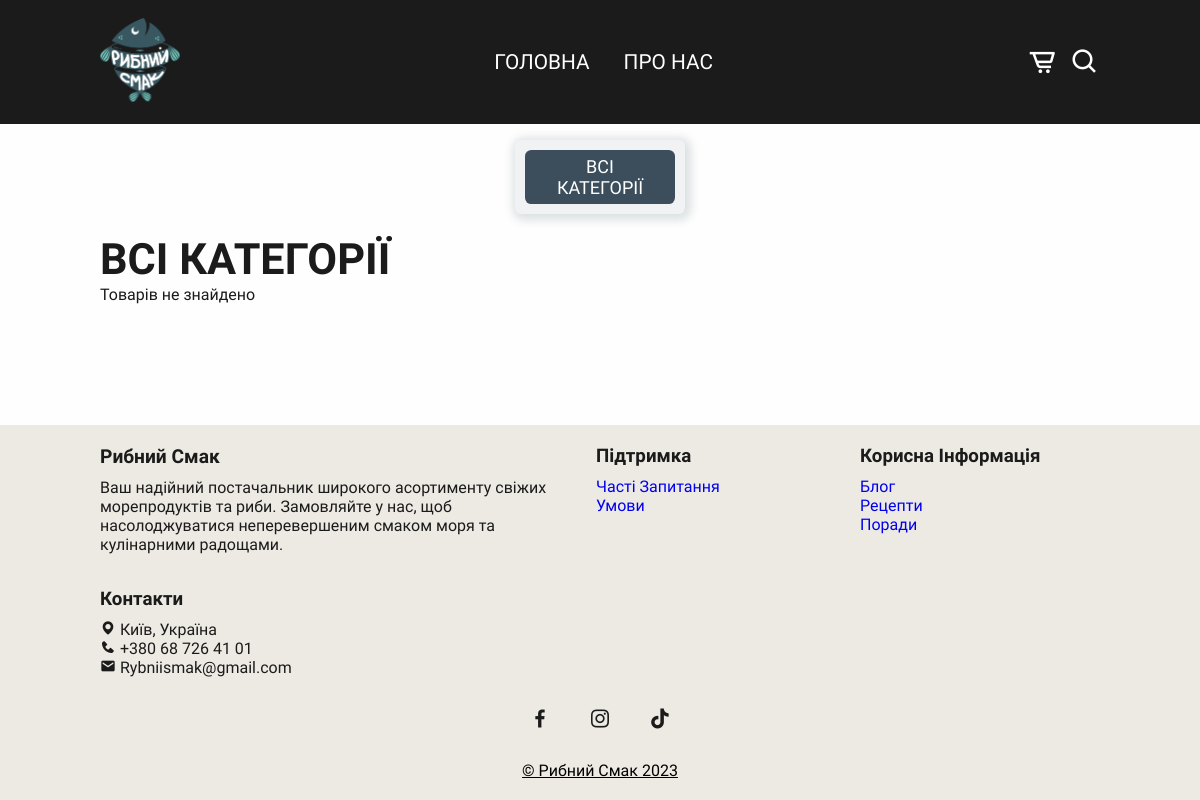
The app's page /products/all, older data.
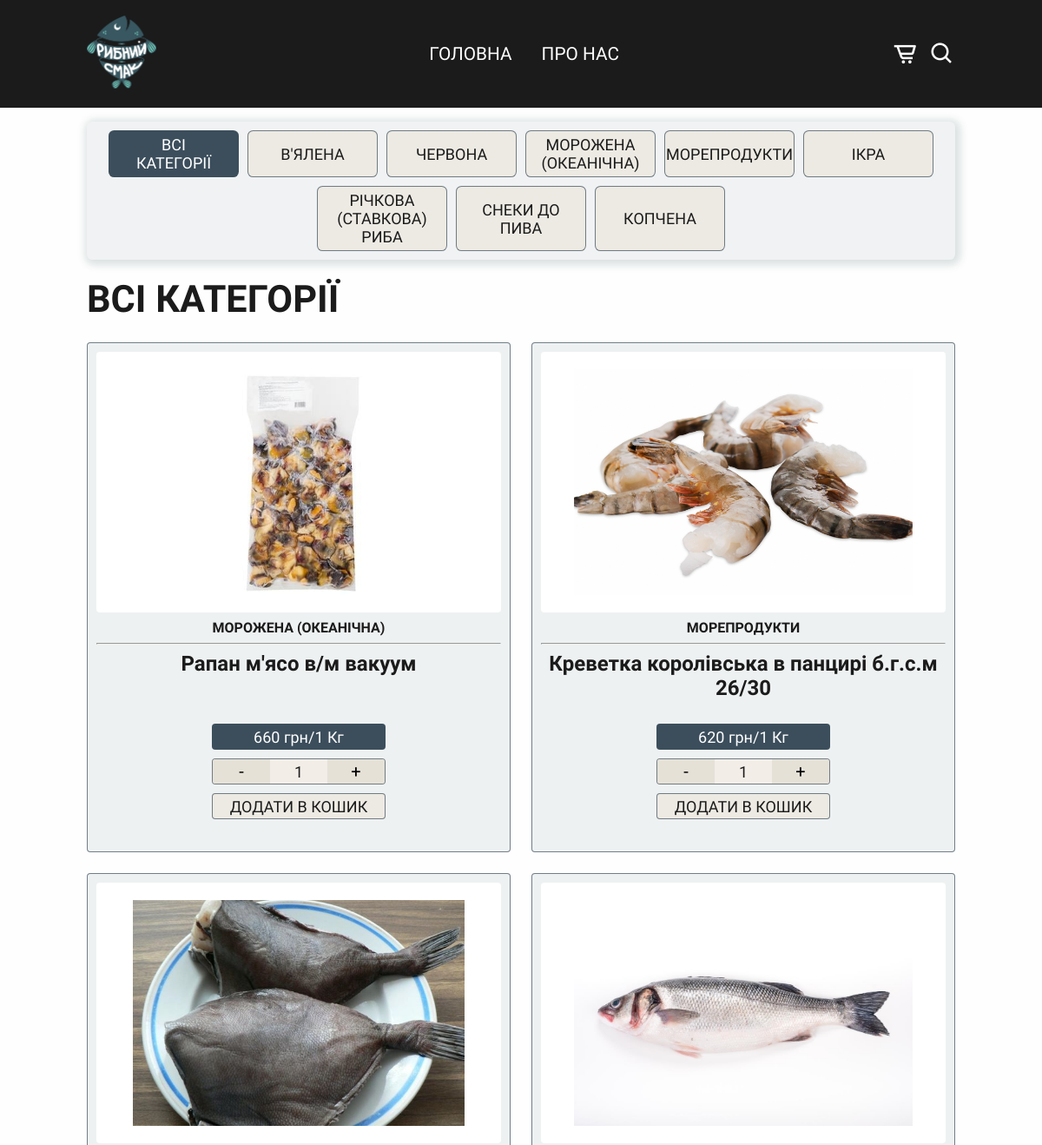
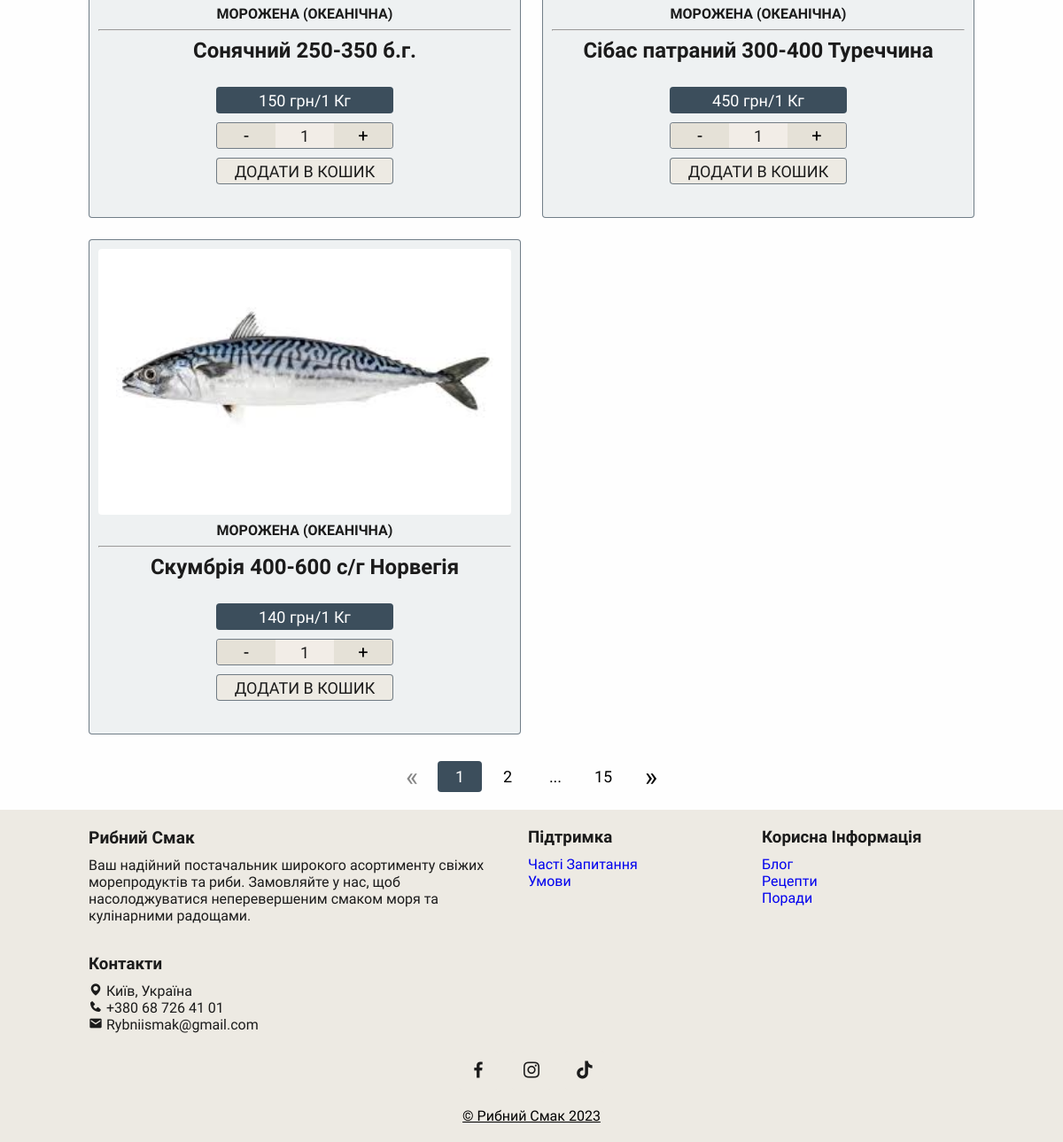
The same page, newer data (2 pictures, top to bottom).
### store/models.py (models this page shows, shortened)
class Category(models.Model):
    name = models.CharField(max_length=150, verbose_name='Заголовок')
    slug = models.SlugField(unique=True, verbose_name='Слаг')
    image = models.ImageField(upload_to='categories/', verbose_name='Зображення')
    is_published = models.BooleanField(default=True, verbose_name='На сайті')
    dt_update = models.DateTimeField(auto_now=True, verbose_name='Змінено')
    alt = models.CharField(max_length=150, default='fish store', verbose_name='alt tag')
    def __str__(self):
        return self.name
    def get_absolute_url(self):
        return reverse('store:products', args=(self.slug,))
    class Meta:
        verbose_name = 'категорію'
        verbose_name_plural = 'Категорії'
        ordering = ['dt_update', 'id']

class Product(models.Model):
    MEASURES = [
        ('1 Кг', '1 Кг'),
        ('100 грам', '100 грам'),
        ('1 Шт', '1 Шт'),
    ]
    name = models.CharField(max_length=250, verbose_name='Заголовок')
    description = models.TextField(verbose_name='Опис')
    image = models.ImageField(upload_to='products/', blank=True, verbose_name='Зображення')
    dt_create = models.DateTimeField(auto_now_add=True, verbose_name='Створено')
    dt_update = models.DateTimeField(auto_now=True, verbose_name='Змінено')
    price = models.DecimalField(max_digits=8, decimal_places=2, verbose_name='Ціна')
    measure = models.CharField(max_length=10, choices=MEASURES, verbose_name='Вимір')
    is_published = models.BooleanField(default=True, verbose_name='На сайті')
    alt = models.CharField(max_length=150, default='fish store', verbose_name='alt tag')
    category = models.ForeignKey(to=Category, on_delete=models.PROTECT, verbose_name='Категорія')
    class Meta:
        verbose_name = 'товар'
        verbose_name_plural = 'Товари'
        ordering = ['-dt_update', ]

### store/views.py (the view, shortened to what this page needs)
# urls.py: path('products/<slug:slug>', ProductsView.as_view(), name='products'),
class ProductsView(SingleObjectMixin, ListView):
    template_name = 'products.html'
    cats = Category.objects.filter(is_published=True)
    paginate_by = 5
    def get(self, request, *args, **kwargs):
        try:
            self.object = self.get_object(self.cats)
        except Http404:
            self.object = None
        return super().get(request, *args, **kwargs)
    def get_queryset(self):
        if self.object:
            return self.object.product_set.filter(is_published=True)
        pattern = re.compile(r'^[a-zа-яґєії\s]+$')
        search_list = [word.lower().rstrip('аьиі') for word in self.request.GET.get('search', '').split()]
        search_list = [word for word in search_list if pattern.match(word) and len(word) > 2]
        queryset = Product.objects.filter(is_published=True)
        return queryset
    def get_context_data(self, **kwargs):
        context = {
            "title": self.object.name if self.object else "Асортимент",
            "cats": self.cats,
        }
        return super().get_context_data(**kwargs, **context)

### store/templates/products.html (shortened to what the changed rows need)
{% extends "base.html" %}
{% load static %}
{% block content %}
    <div class="categories-selector animation-item">
        <div class="categories-box">
            <div class="category-buttons">
                <a href="{% url 'store:products' 'all' %}"
                   class="category-button{% if not category %} chosen{% endif %}">Всі категорії</a>
                {% for cat in cats %}
                    <a href="{{ cat.get_absolute_url }}"
                       class="category-button{% if cat == category %} chosen{% endif %}">{{ cat.name }}</a>
                {% endfor %}
            </div>
        </div>
    </div>
    <section class="products" id="products">
        <div class="heading">
            {% if category %}
                <h2>{{ category.name }}</h2>
            {% elif request.GET.search %}
                <h2>Результати пошуку</h2>
            {% else %}
                <h2>Всі категорії</h2>
            {% endif %}
        </div>
        {% if object_list %}
        <div class="products-container">
            {% for product in object_list %}
                <div class="box" data-id="{{ product.id }}">
                    <img class="fish-image" data-description="{{ product.description }}"
                         src="{% if product.image %} {{ product.image.url }} {% else %} {% static 'img/ryb1.png' %} {% endif %}"
                         alt="{{ product.alt }}">
                    <h4>{{ product.category }}</h4>
                    <hr>
                    <h3 class="item-title">{{ product.name }}</h3>
                    <br>
                    <div class="content">
                        <span class="price-weight">{{ product.price|floatformat:"-2" }} грн/{{ product.measure }}</span>
                        <div class="counter">
                            <button class="counter_control" data-action="minus">-</button>
                            <div class="counter_amount" data-counter>1</div>
                            <button class="counter_control" data-action="plus">+</button>
                        </div>
                        <div class="cart-button-container">
                            <div data-cart>
                                <button data-cart class="add-cart-button">Додати в кошик</button>
                            </div>
                        </div>
                    </div>
                    <br>
                </div>
            {% endfor %}
        </div>
        {% else %}
            <div>Товарів не знайдено</div>
        {% endif %}
    </section>
    {% if page_obj.has_other_pages %}
        <div class="pagination-wrapper">
            <div class="pagination">
                {% if page_obj.has_previous %}
                    <a href="?{% if request.GET.search %}search={{ request.GET.search }}&{% endif %}page={{ page_obj.previous_page_number }}"
                       class="large-text tooltip-last"
                       data-tooltip="Попередня сторінка">&laquo;</a>
                {% else %}
                    <a href="" class="large-text tooltip disabled"
                       data-tooltip="Попередня сторінка">&laquo;</a>
                {% endif %}
                {% if page_obj.number == 1 %}
                    <a href="" class="active tooltip" data-tooltip="Поточна сторінка">1</a>
                {% else %}
                    <a href="?{% if request.GET.search %}search={{ request.GET.search }}&{% endif %}page=1" class="tooltip">1</a>
                {% endif %}
                {% for p in paginator.page_range %}
                    {% if p > 1 and p < paginator.num_pages %}
                        {% if p == page_obj.number %}
                            <a href="" class="active tooltip" data-tooltip="Поточна сторінка">{{ p }}</a>
                        {% elif p > page_obj.number|add:-2 and p < page_obj.number|add:2 %}
                            <a href="?{% if request.GET.search %}search={{ request.GET.search }}&{% endif %}page={{ p }}"
                               class="tooltip">{{ p }}</a>
                        {% endif %}
                    {% endif %}
                {% endfor %}
                {% if page_obj.number < paginator.num_pages|add:-2 %}
                    <a href="#" class="tooltip default-cursor">...</a>
                {% endif %}
                {% if page_obj.number == paginator.num_pages %}
                    <a href="#" class="active tooltip" data-tooltip="Поточна сторінка">{{ paginator.num_pages }}</a>
                {% else %}
                    <a href="?{% if request.GET.search %}search={{ request.GET.search }}&{% endif %}page={{ paginator.num_pages }}"
                       class="tooltip">{{ paginator.num_pages }}</a>
                {% endif %}
                {% if page_obj.has_next %}
                    <a href="?{% if request.GET.search %}search={{ request.GET.search }}&{% endif %}page={{ page_obj.next_page_number }}"
                       class="large-text tooltip-last"
                       data-tooltip="Наступна сторінка">&raquo;</a>
                {% else %}
                    <a href="" class="large-text tooltip disabled"
                       data-tooltip="Наступна сторінка">&raquo;</a>
                {% endif %}
            </div>
        </div>
    {% endif %}
{% endblock %}

Row changes from the older to the newer data that the page shows:
added Category: name "В'ЯЛЕНА"
added Category: name "ЧЕРВОНА"
added Category: name "МОРОЖЕНА (ОКЕАНІЧНА)"
added Category: name "МОРЕПРОДУКТИ"
added Category: name "ІКРА"
added Category: name "РІЧКОВА (СТАВКОВА) РИБА"
added Category: name "СНЕКИ ДО ПИВА"
added Category: name "КОПЧЕНА"
added Product: image (picture), category "МОРОЖЕНА (ОКЕАНІЧНА)", name "Рапан м'ясо в/м вакуум", price "660", measure "1 Кг"
added Product: image (picture), category "МОРЕПРОДУКТИ", name "Креветка королівська в панцирі б.г.с.м 26/30", price "620", measure "1 Кг"
added Product: image (picture), category "МОРОЖЕНА (ОКЕАНІЧНА)", name "Сонячний 250-350 б.г.", price "150", measure "1 Кг"
added Product: image (picture), category "МОРОЖЕНА (ОКЕАНІЧНА)", name "Сібас патраний 300-400 Туреччина", price "450", measure "1 Кг"
added Product: image (picture), category "МОРОЖЕНА (ОКЕАНІЧНА)", name "Скумбрія 400-600 с/г Норвегія", price "140", measure "1 Кг"
Text that changed along with them:
{{ paginator.num_pages }}: (not shown) → "15"
text no longer shown: "Товарів не знайдено"
text now shown: "« 1 ... »"
new list line: "2"
